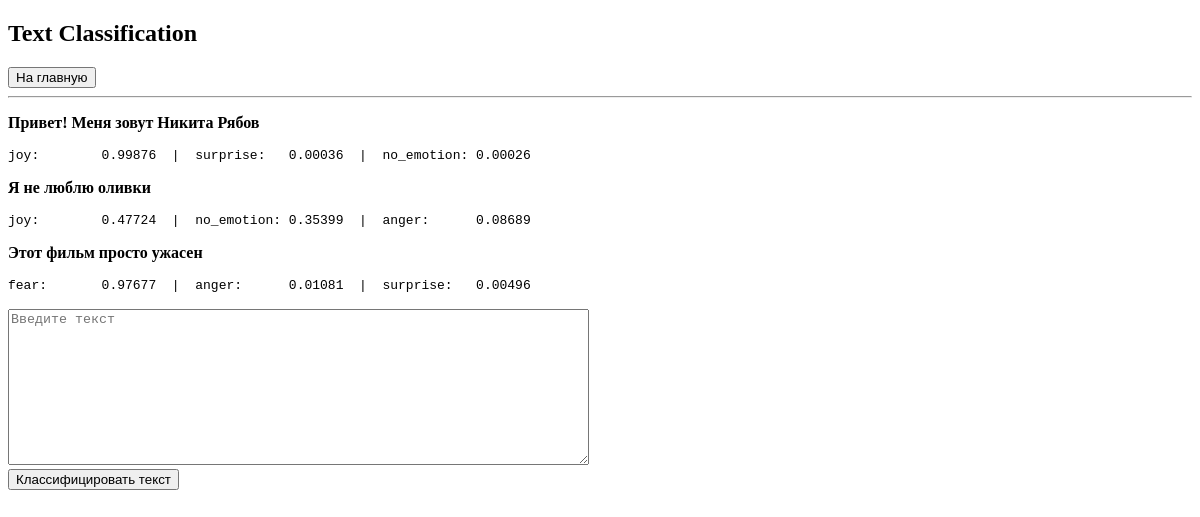
/bert_classifier/1/, run on an earlier commit of the app's database.
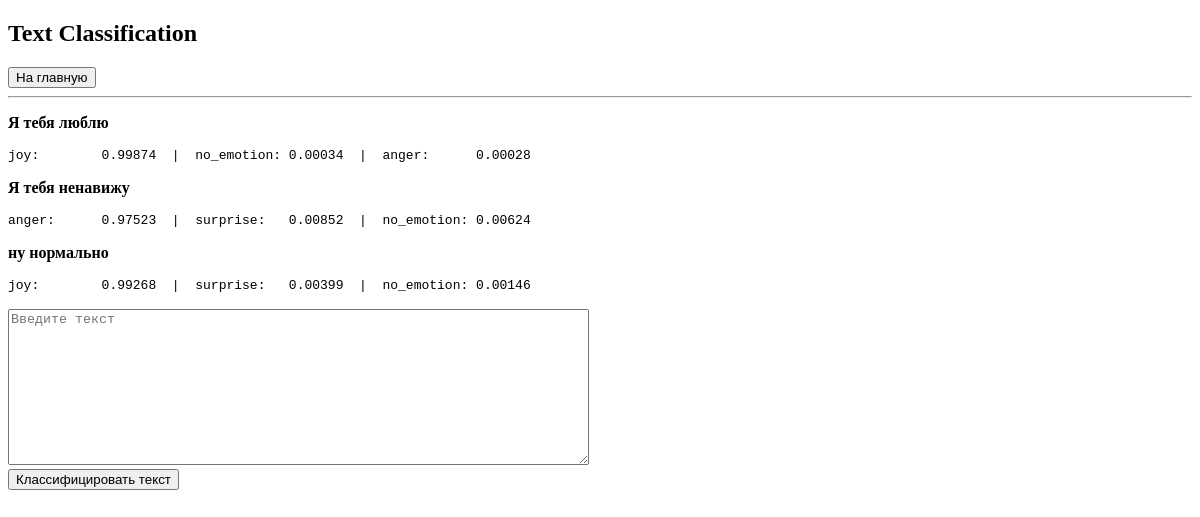
And on a later commit of the database.
### bert_classifier/models.py (models this page shows, shortened)
class InteractionML(models.Model):
    task = models.ForeignKey(Task, on_delete=models.CASCADE)
    input_data = models.CharField(max_length=200)
    output_data = models.CharField(max_length=200)

### bert_classifier/views.py (the view)
# urls.py: path('<int:task_id>/', views.detail, name='detail'),
def detail(request, task_id):
    task = get_object_or_404(Task, pk=task_id)
    latest_predictions = task.interactionml_set.order_by('-id')[:6][::-1]
    context = {
        'task': task,
        'latest_predictions': latest_predictions
    }
    return render(request, 'bert_classifier/detail.html', context)

### bert_classifier/templates/bert_classifier/detail.html (shortened to what this page needs)
{% extends 'base.html' %}
{% block content %}
<h2>{{task.task_name}}</h2>
<form action="{% url 'bert_classifier:index' %}" method="POST">
    <button type="submit">На главную</button>
</form>
<hr>
    {% if latest_predictions %}
        {% for p in latest_predictions %}
            <p>
                <strong>{{p.input_data}}</strong>
                <pre>{{p.output_data}}</pre>
            </p>
        {% endfor %}
    {% else %}
    Нет предыдущих результатов.
    {% endif %}
<form action="{% url 'bert_classifier:predict' task.id %}" method="POST">
    <textarea name="text" required="" placeholder="Введите текст" cols="70" rows="10"></textarea><br>
    <button type="submit">Классифицировать текст</button>
</form>
{% endblock %}

What changed in the data, as far as the page shows it:
no longer on this page (row edited): InteractionML: input_data "Этот фильм просто ужасен", output_data "fear: 0.97677 | anger: 0.01081 | surprise: 0.00496"
changed InteractionML: input_data "Привет! Меня зовут Никита Рябов" → "Я тебя люблю"; output_data "joy: 0.99876 | surprise: 0.00036 | no_emotion: 0.00026" → "joy: 0.99874 | no_emotion: 0.00034 | anger: 0.00028"
changed InteractionML: input_data "Я не люблю оливки" → "Я тебя ненавижу"; output_data "joy: 0.47724 | no_emotion: 0.35399 | anger: 0.08689" → "anger: 0.97523 | surprise: 0.00852 | no_emotion: 0.00624"
now on this page (row edited): InteractionML: input_data "ну нормально", output_data "joy: 0.99268 | surprise: 0.00399 | no_emotion: 0.00146"
